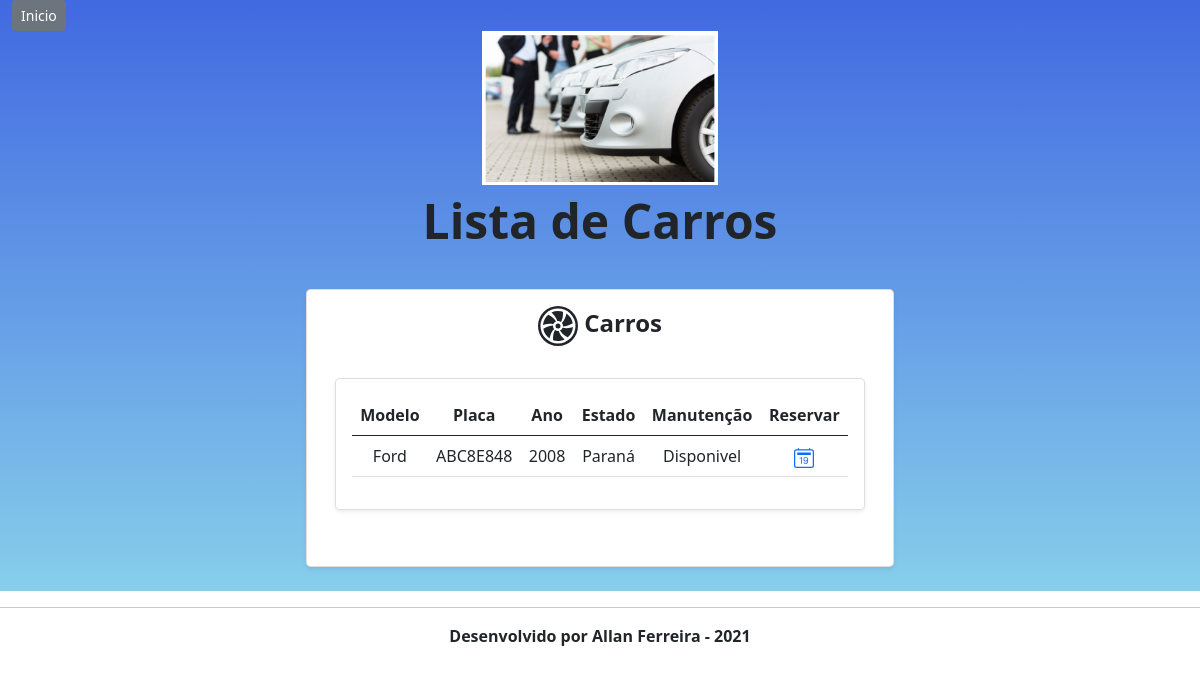
The app's page /reservar.php, older data.
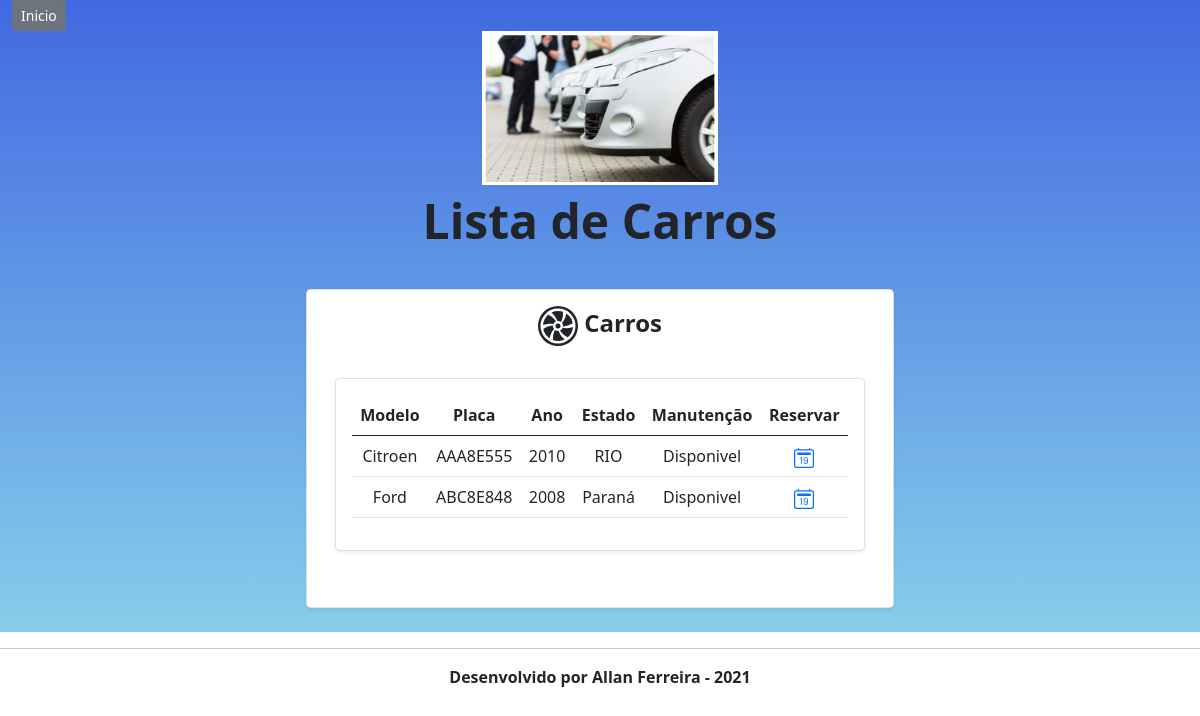
The same page, newer data.
### tables this page shows
CREATE TABLE `cadastro_carro` (
  `id` int(11) NOT NULL,
  `modelo` varchar(50) NOT NULL,
  `placa` varchar(50) NOT NULL,
  `ano` int(10) NOT NULL,
  `estado` varchar(50) NOT NULL,
  `manutencao` varchar(50) NOT NULL,
  `data_inicio` varchar(10) NOT NULL,
  `data_final` varchar(10) NOT NULL
);

### listagem_car_reserva.php (the view, shortened to what this page needs)
<!DOCTYPE html>
<html lang="pt-br">
  <head>
    <link href="https://cdn.jsdelivr.net/npm/bootstrap@5.0.2/dist/css/bootstrap.min.css" rel="stylesheet">
  </head>
  <body>
    <div class="row row-cols-2 row-cols-md-1 mb-3 text-center">
      <div class="col">
        <div class="card mb-4 rounded-3 shadow-sm">
          <div class="card-body">
            <table class="table table-hover">
            <thead>
            <tr>
                <th scope="col">Modelo</th>
                <th scope="col">Placa</th>
                <th scope="col">Ano</th>
                <th scope="col">Estado</th>
                <th scope="col">Manutenção</th>
                <th scope="col">Reservar</th>
            </tr>
            </thead>
            <tbody>
            <?php
            include 'conecta.php';
            $pesquisa = mysqli_query($conn, "SELECT * FROM cadastro_carro");
            $row = mysqli_num_rows($pesquisa);
            if($row > 0){
                while($registro = $pesquisa-> fetch_array()){
                    $id = $registro['id'];
                    echo '<tr>';
                    echo '<td>'.$registro['modelo'].'</td>';
                    echo '<td>'.$registro['placa'].'</td>';
                    echo '<td>'.$registro['ano'].'</td>';
                    echo '<td>'.$registro['estado'].'</td>';
                    echo '<td>'.$registro['manutencao'].'</td>';
                    echo '<td><a href="res_car.php?id='.$id.'"><svg xmlns="http://www.w3.org/2000/svg" width="20" height="20" fill="currentColor" class="bi bi-calendar2-date" viewBox="0 0 16 16">
                    <path d="M6.445 12.688V7.354h-.633A12.6 12.6 0 0 0 4.5 8.16v.695c.375-.257.969-.62 1.258-.777h.012v4.61h.675zm1.188-1.305c.047.64.594 1.406 1.703 1.406 1.258 0 2-1.066 2-2.871 0-1.934-.781-2.668-1.953-2.668-.926 0-1.797.672-1.797 1.809 0 1.16.824 1.77 1.676 1.77.746 0 1.23-.376 1.383-.79h.027c-.004 1.316-.461 2.164-1.305 2.164-.664 0-1.008-.45-1.05-.82h-.684zm2.953-2.317c0 .696-.559 1.18-1.184 1.18-.601 0-1.144-.383-1.144-1.2 0-.823.582-1.21 1.168-1.21.633 0 1.16.398 1.16 1.23z"/>
                    <path d="M3.5 0a.5.5 0 0 1 .5.5V1h8V.5a.5.5 0 0 1 1 0V1h1a2 2 0 0 1 2 2v11a2 2 0 0 1-2 2H2a2 2 0 0 1-2-2V3a2 2 0 0 1 2-2h1V.5a.5.5 0 0 1 .5-.5zM2 2a1 1 0 0 0-1 1v11a1 1 0 0 0 1 1h12a1 1 0 0 0 1-1V3a1 1 0 0 0-1-1H2z"/>
                    <path d="M2.5 4a.5.5 0 0 1 .5-.5h10a.5.5 0 0 1 .5.5v1a.5.5 0 0 1-.5.5H3a.5.5 0 0 1-.5-.5V4z"/>
                    </svg></button></a></td>';
                    echo '</tr>';
                }
                echo '</tbody>';
                echo '</table>';
            }
            else {
                echo "Não há registros inseridos!!!";
                echo '</tbody>';
                echo '</table>';
            }
            ?>
          </div>
        </div>
      </div>
    </div>
    </div>
  </body>
</html>

Row changes from the older to the newer data that the page shows:
added cadastro_carro: modelo "Citroen", placa "AAA8E555", ano "2010", estado "RIO", manutencao "Disponivel"
